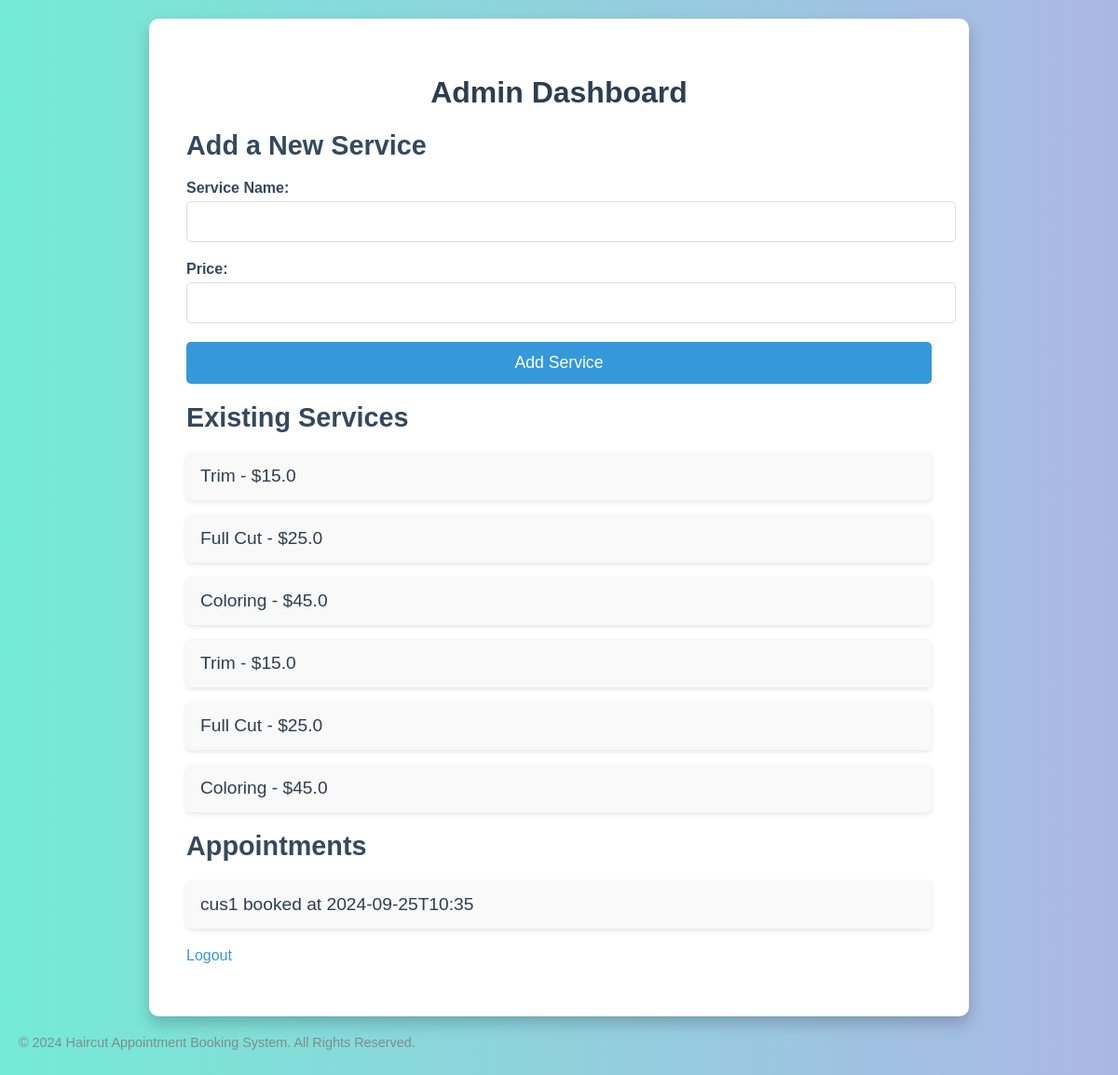
The app's page /admin_dashboard (signed in), older data.
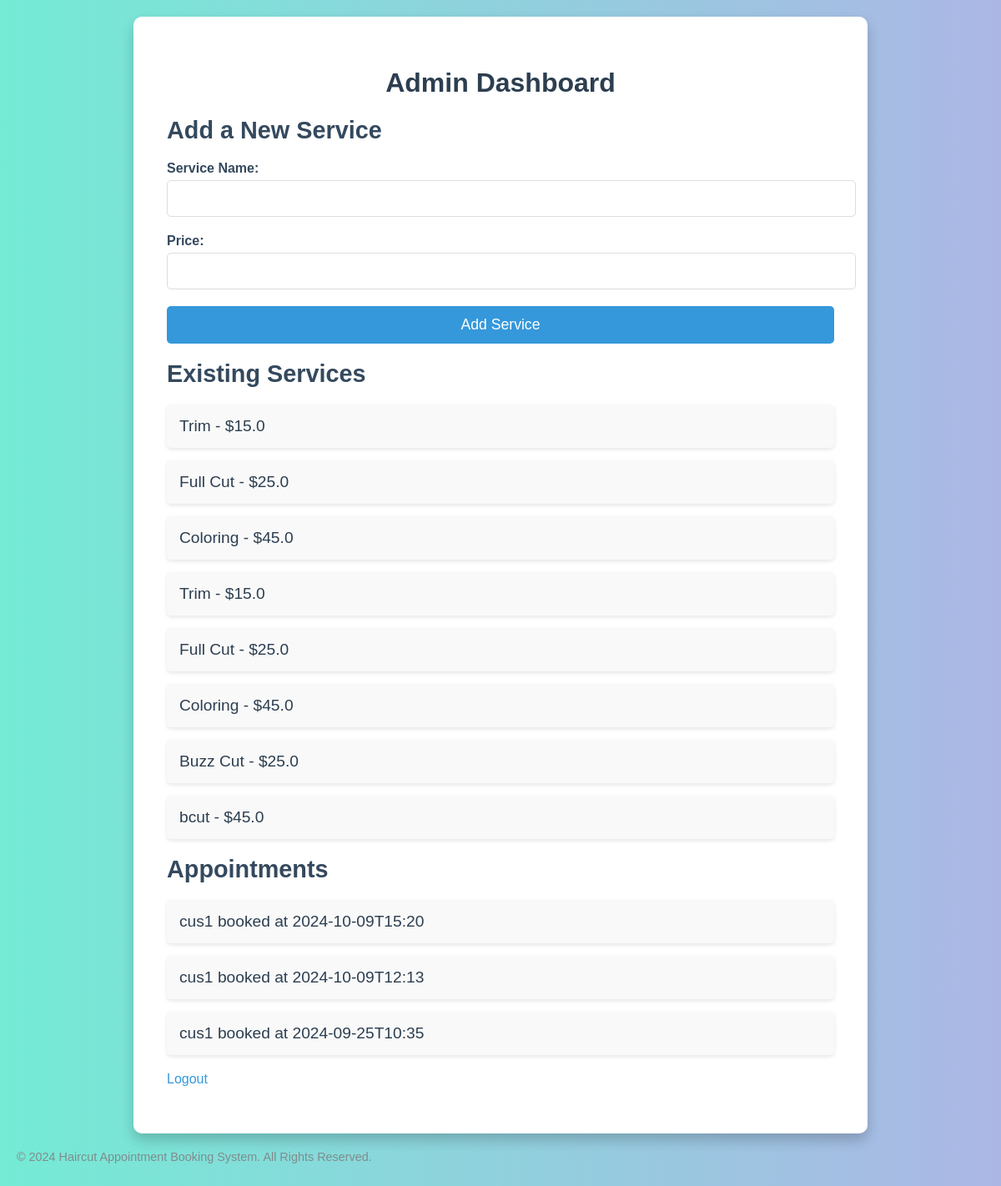
The same page, newer data.
### tables this page shows
CREATE TABLE services (
                id INTEGER PRIMARY KEY AUTOINCREMENT,
                service_name TEXT NOT NULL,
                price REAL NOT NULL
                );

CREATE TABLE appointments (
                id INTEGER PRIMARY KEY AUTOINCREMENT,
                user_id INTEGER,
                service_id INTEGER,
                appointment_time TEXT NOT NULL,
                FOREIGN KEY(user_id) REFERENCES users(id),
                FOREIGN KEY(service_id) REFERENCES services(id)
                );

CREATE TABLE users (
                id INTEGER PRIMARY KEY AUTOINCREMENT,
                name TEXT NOT NULL,
                email TEXT NOT NULL UNIQUE,
                password TEXT NOT NULL,
                phone TEXT,
                address TEXT
                );

### app.py (the view)
@app.route('/admin_dashboard')
def admin_dashboard():
    if 'admin' not in session:
        flash("Please log in as an admin to access this page.", "warning")
        return redirect(url_for('admin_login'))
    admin = Admin(db)
    services = admin.get_services()
    appointments = admin.get_appointments()
    return render_template('admin_dashboard.html', services=services, appointments=appointments)

### admin.py (called while the page is built)
    def get_services(self):
        services = self.db.execute_query('SELECT * FROM services', fetchall=True)
        return services

    def get_appointments(self):
        appointments = self.db.execute_query('''
            SELECT appointments.*, users.name AS user_name
            FROM appointments
            JOIN users ON appointments.user_id = users.id
            ORDER BY appointment_time DESC  -- Optional: Order by appointment time
        ''', fetchall=True)
        return appointments

### database.py (called while the page is built)
    def get_connection(self):
        conn = sqlite3.connect(self.db_name)
        conn.row_factory = sqlite3.Row
        return conn

    def execute_query(self, query, args=(), fetchone=False, fetchall=False):
        conn = self.get_connection()
        result = None
        try:
            cur = conn.execute(query, args)
            conn.commit()
            if fetchone:
                result = cur.fetchone()
            elif fetchall:
                result = cur.fetchall()
        except sqlite3.Error as e:
            flash(str(e), "danger")
        finally:
            conn.close()
        return result

### templates/admin_dashboard.html (shortened to what this page needs)
<!DOCTYPE html>
<html lang="en">
<head>
</head>
<body>
    <div class="dashboard-container">
        <h1>Admin Dashboard</h1>
        <h2>Add a New Service</h2>
        <form method="POST" action="/add_service">
            <label for="service_name">Service Name:</label>
            <input type="text" id="service_name" name="service_name" required>
            <label for="price">Price:</label>
            <input type="number" id="price" name="price" required>
            <button type="submit">Add Service</button>
        </form>
        <h2>Existing Services</h2>
        <ul>
            {% if services %}
                {% for service in services %}
                <li>{{ service.service_name }} - ${{ service.price }}</li>
                {% endfor %}
            {% else %}
                <li>No services available.</li>
            {% endif %}
        </ul>
        <h2>Appointments</h2>
        <ul>
            {% if appointments %}
                {% for appointment in appointments %}
                <li>{{ appointment.user_name }} booked {{ appointment.service_name }} at {{ appointment.appointment_time }}</li>
                {% endfor %}
            {% else %}
                <li>No appointments found.</li>
            {% endif %}
        </ul>
        <p><a href="/logout">Logout</a></p>
    </div>
    <footer>
        <p class="footer-text">© 2024 Haircut Appointment Booking System. All Rights Reserved.</p>
    </footer>
</body>
</html>

### templates/admin_dashboard.html (style rules this page uses)
body { font-family: 'Arial', sans-serif; background: linear-gradient(to right, #74ebd5, #ACB6E5); margin: 0; padding: 20px; color: #2c3e50; }
.dashboard-container { background-color: white; padding: 40px; border-radius: 10px; box-shadow: 0px 8px 16px rgba(0, 0, 0, 0.2); max-width: 800px; margin: 0 auto; }
h1 { text-align: center; color: #2c3e50; }
h2 { color: #34495e; font-size: 1.8rem; margin: 20px 0; }
label { display: block; font-weight: bold; color: #34495e; margin-bottom: 5px; }
input { width: 100%; padding: 12px; margin-bottom: 20px; border: 1px solid #ddd; border-radius: 5px; font-size: 1rem; }
button { background-color: #3498db; color: white; padding: 12px 20px; border: none; border-radius: 5px; font-size: 1.1rem; cursor: pointer; transition: background-color 0.3s ease; width: 100%; }
ul { list-style-type: none; padding: 0; margin: 20px 0; }
li { background-color: #f9f9f9; margin-bottom: 15px; padding: 15px; border-radius: 5px; box-shadow: 0 2px 5px rgba(0, 0, 0, 0.1); font-size: 1.2rem; text-align: left; }
.footer-text { margin-top: 20px; font-size: 0.9rem; color: #7f8c8d; }
a { text-decoration: none; color: #3498db; }

Row changes from the older to the newer data that the page shows:
added services: service_name "Buzz Cut", price "25.0"
added services: service_name "bcut", price "45.0"
added appointments: user_name "cus1", appointment_time "2024-10-09T15:20"
added appointments: user_name "cus1", appointment_time "2024-10-09T12:13"
